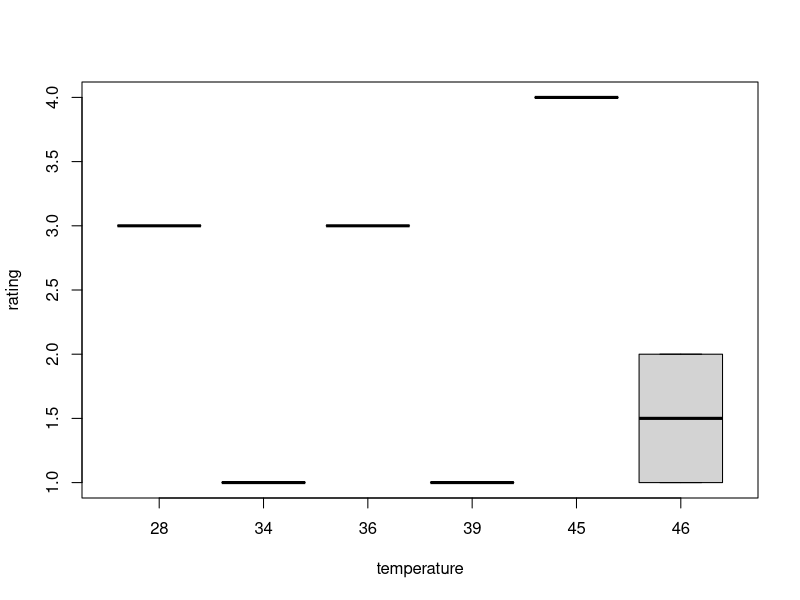

This chart was generated by the following R code:
## ---- chunk 1
knitr::opts_chunk$set(echo = TRUE)
## ---- chunk 2
#my code from Nov. 5 (edited)
breakfast<-c("leftover cupcake", "clementines", "sheep cheese and toast", "tuna donburi", "avocado toast")
days<-c("11/1", "11/2", "11/3", "11/4", "11/5")
temperature<-c(39, 46, 46, 45, 36)
first.meeting<-c("3:00", "1:00", "8:00", "9:00", "12:00")
rating<-c(1,1,3,5,4)

this.week<-matrix(c(breakfast, rating, temperature, first.meeting), ncol=4)
rownames(this.week)<-days
colnames(this.week)<-c("breakfast", "rating", "temperature", "first meeting")
this.week

#code from Nov. 6 (edited)
###dat<-as.data.frame(this.week)
###dat$rating<-c(1,1,3,5,4) #variable for how good my breakfast was on a scale of 1-5

###this.week<-as.matrix(dat)
###this.week

#code from Nov. 7 (edited)
breakfast.new<-c("ramen", "leftover pizza")
days.new<-c("11/6", "11/7")
temperature.new<-c(28, 34)
first.meeting.new<-c("5:00", "10:30")
rating.new<-c(4,1)

this.weekend<-matrix(c(breakfast.new, rating.new, temperature.new, first.meeting.new), ncol=4)
rownames(this.weekend)<-days.new
colnames(this.weekend)<-c("breakfast", "rating", "temperature", "first meeting")
this.weekend

###dat.new<-as.data.frame(this.weekend)
###dat.new$rating<-c(4,1) #variable for how good my breakfast was on a scale of 1-5
###this.weekend<-as.matrix(dat.new)
###this.weekend

#Nov 8
this.week<-rbind(this.week, this.weekend)
this.week
dat<-as.data.frame(this.week)
dat

#convert numbers out of character format
dat$rating<-as.factor(dat$rating)
dat$rating

dat$temperature<-as.integer(dat$temperature)
dat

boxplot(rating~temperature, data=dat)
lm(rating~temperature, data=dat)

#Nov 10
breakfast.2<-c("avocado and rice", "eggs and toast", "berry smoothie")
days.2<-c("11/8", "11/9", "11/10")
temperature.2<-c(43, 41, 41)
first.meeting.2<-c("12:00", "1:00", "12:00")
rating.2<-c(4,4,3)

week.2<-matrix(c(breakfast.2, rating.2, temperature.2, first.meeting.2), ncol=4)
rownames(week.2)<-days.2
colnames(week.2)<-c("breakfast", "rating", "temperature", "first meeting")
week.2

breakfast.dat<-rbind(this.week, week.2)
##breakfast.dat<-as.data.frame(breakfast.dat)
breakfast.dat

#Nov 11
feelings<-c(1, 1, 2, 5, 4, 4, 1, 3, 4, 2) #how I felt that day
breakfast.dat$feelings<-feelings
breakfast.dat

bf<-c("tuna donburi")
day<-c("11/11")
temp<-(39)
fm<-("11:30")
rate<-c(5)
feel<-c(1)
nov.11<-matrix(c(bf, temp, fm, rate, feel), ncol=5)
nov.11
rownames(nov.11)<-day
colnames(nov.11)<-c("breakfast", "rating", "temperature", "first meeting", "feeling")

#why isn't this working? will debug tomorrow
breakfast.dat<-rbind(breakfast.dat, nov.11)
breakfast.dat<-as.data.frame(breakfast.dat)
breakfast.dat
